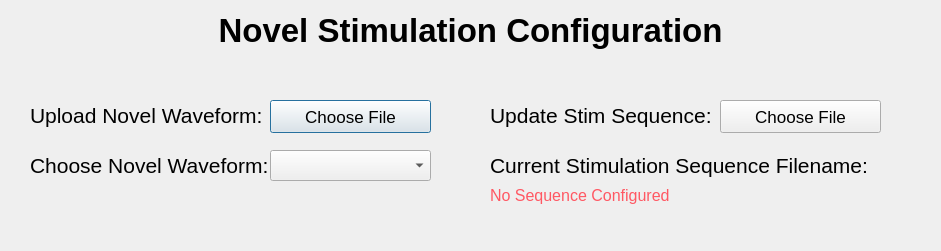
<?xml version="1.0" encoding="UTF-8"?>
<ui version="4.0">
 <class>NovelStimulationConfiguration</class>
 <widget class="QDialog" name="NovelStimulationConfiguration">
  <property name="geometry">
   <rect>
    <x>0</x>
    <y>0</y>
    <width>941</width>
    <height>251</height>
   </rect>
  </property>
  <property name="windowTitle">
   <string>Dialog</string>
  </property>
  <widget class="QLabel" name="label">
   <property name="geometry">
    <rect>
     <x>150</x>
     <y>10</y>
     <width>641</width>
     <height>41</height>
    </rect>
   </property>
   <property name="font">
    <font>
     <family>Nirmala UI</family>
     <pointsize>25</pointsize>
     <weight>75</weight>
     <bold>true</bold>
    </font>
   </property>
   <property name="text">
    <string>Novel Stimulation Configuration</string>
   </property>
   <property name="alignment">
    <set>Qt::AlignCenter</set>
   </property>
  </widget>
  <widget class="QLabel" name="label_4">
   <property name="geometry">
    <rect>
     <x>30</x>
     <y>100</y>
     <width>241</width>
     <height>30</height>
    </rect>
   </property>
   <property name="font">
    <font>
     <pointsize>16</pointsize>
    </font>
   </property>
   <property name="text">
    <string>Upload Novel Waveform: </string>
   </property>
  </widget>
  <widget class="QPushButton" name="chooseNovelWaveform">
   <property name="geometry">
    <rect>
     <x>270</x>
     <y>100</y>
     <width>161</width>
     <height>33</height>
    </rect>
   </property>
   <property name="font">
    <font>
     <pointsize>13</pointsize>
    </font>
   </property>
   <property name="text">
    <string>Choose File</string>
   </property>
  </widget>
  <widget class="QLabel" name="label_5">
   <property name="geometry">
    <rect>
     <x>30</x>
     <y>150</y>
     <width>241</width>
     <height>30</height>
    </rect>
   </property>
   <property name="font">
    <font>
     <pointsize>16</pointsize>
    </font>
   </property>
   <property name="text">
    <string>Choose Novel Waveform: </string>
   </property>
  </widget>
  <widget class="QComboBox" name="WaveformSelector">
   <property name="geometry">
    <rect>
     <x>270</x>
     <y>150</y>
     <width>161</width>
     <height>31</height>
    </rect>
   </property>
   <property name="font">
    <font>
     <pointsize>13</pointsize>
    </font>
   </property>
  </widget>
  <widget class="QLabel" name="label_6">
   <property name="geometry">
    <rect>
     <x>490</x>
     <y>100</y>
     <width>241</width>
     <height>30</height>
    </rect>
   </property>
   <property name="font">
    <font>
     <pointsize>16</pointsize>
    </font>
   </property>
   <property name="text">
    <string>Update Stim Sequence:</string>
   </property>
  </widget>
  <widget class="QPushButton" name="chooseStimulationSequence">
   <property name="geometry">
    <rect>
     <x>720</x>
     <y>100</y>
     <width>161</width>
     <height>33</height>
    </rect>
   </property>
   <property name="font">
    <font>
     <pointsize>13</pointsize>
    </font>
   </property>
   <property name="text">
    <string>Choose File</string>
   </property>
  </widget>
  <widget class="QLabel" name="label_7">
   <property name="geometry">
    <rect>
     <x>490</x>
     <y>150</y>
     <width>381</width>
     <height>30</height>
    </rect>
   </property>
   <property name="font">
    <font>
     <pointsize>16</pointsize>
    </font>
   </property>
   <property name="text">
    <string>Current Stimulation Sequence Filename:</string>
   </property>
  </widget>
  <widget class="QLabel" name="SequenceFilename">
   <property name="geometry">
    <rect>
     <x>490</x>
     <y>180</y>
     <width>381</width>
     <height>30</height>
    </rect>
   </property>
   <property name="font">
    <font>
     <pointsize>12</pointsize>
    </font>
   </property>
   <property name="styleSheet">
    <string notr="true">QLabel {color: rgb(255, 88, 99);}</string>
   </property>
   <property name="text">
    <string>No Sequence Configured</string>
   </property>
  </widget>
 </widget>
 <resources/>
 <connections/>
</ui>
